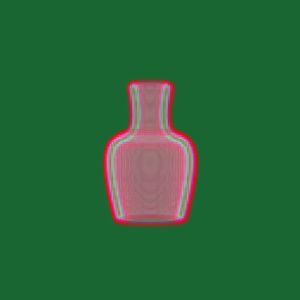

Source code (Python):
#!/usr/bin/env python

# Demonstrate GPU volume ray casting with independent component transfer functions on a 4-component dataset.

import os

import vtkmodules.vtkInteractionStyle  # noqa: F401
import vtkmodules.vtkRenderingOpenGL2  # noqa: F401
import vtkmodules.vtkRenderingVolumeOpenGL2  # noqa: F401

from vtkmodules.vtkCommonDataModel import vtkPiecewiseFunction
from vtkmodules.vtkIOXML import vtkXMLImageDataReader
from vtkmodules.vtkRenderingCore import (
    vtkColorTransferFunction,
    vtkRenderWindow,
    vtkRenderWindowInteractor,
    vtkRenderer,
    vtkVolume,
)
from vtkmodules.vtkRenderingVolume import vtkGPUVolumeRayCastMapper

data_dir = os.environ.get("VPE_DATA_DIR", os.path.dirname(os.path.abspath(__file__)))

# Read 4-component vase dataset
reader = vtkXMLImageDataReader()
reader.SetFileName(os.path.join(data_dir, "vase_4comp.vti"))

# Opacity transfer functions per component
opacity_func_0 = vtkPiecewiseFunction()
opacity_func_0.AddPoint(0.0, 0.0)
opacity_func_0.AddPoint(60.0, 0.1)
opacity_func_0.AddPoint(255.0, 0.0)

opacity_func_1 = vtkPiecewiseFunction()
opacity_func_1.AddPoint(0.0, 0.0)
opacity_func_1.AddPoint(60.0, 0.0)
opacity_func_1.AddPoint(120.0, 0.1)
opacity_func_1.AddPoint(255.0, 0.0)

opacity_func_2 = vtkPiecewiseFunction()
opacity_func_2.AddPoint(0.0, 0.0)
opacity_func_2.AddPoint(120.0, 0.0)
opacity_func_2.AddPoint(180.0, 0.1)
opacity_func_2.AddPoint(255.0, 0.0)

opacity_func_3 = vtkPiecewiseFunction()
opacity_func_3.AddPoint(0.0, 0.0)
opacity_func_3.AddPoint(180.0, 0.0)
opacity_func_3.AddPoint(255.0, 0.1)

# Color transfer functions per component
color_0 = vtkColorTransferFunction()
color_0.AddRGBPoint(0.0, 1.0, 0.0, 0.0)
color_0.AddRGBPoint(60.0, 1.0, 0.0, 0.0)

color_1 = vtkColorTransferFunction()
color_1.AddRGBPoint(60.0, 0.0, 0.0, 1.0)
color_1.AddRGBPoint(120.0, 0.0, 0.0, 1.0)

color_2 = vtkColorTransferFunction()
color_2.AddRGBPoint(120.0, 0.0, 1.0, 0.0)
color_2.AddRGBPoint(180.0, 0.0, 1.0, 0.0)

color_3 = vtkColorTransferFunction()
color_3.AddRGBPoint(180.0, 0.0, 0.0, 0.0)
color_3.AddRGBPoint(239.0, 0.0, 0.0, 0.0)

# Volume mapper + Volume
volume_mapper = vtkGPUVolumeRayCastMapper()
volume_mapper.SetSampleDistance(0.1)
volume_mapper.SetAutoAdjustSampleDistances(0)
volume_mapper.SetInputConnection(reader.GetOutputPort())

volume = vtkVolume()
volume.SetMapper(volume_mapper)

volume_property = volume.GetProperty()
volume_property.SetIndependentComponents(1)
volume_property.SetScalarOpacity(0, opacity_func_0)
volume_property.SetScalarOpacity(1, opacity_func_1)
volume_property.SetScalarOpacity(2, opacity_func_2)
volume_property.SetScalarOpacity(3, opacity_func_3)
volume_property.SetColor(0, color_0)
volume_property.SetColor(1, color_1)
volume_property.SetColor(2, color_2)
volume_property.SetColor(3, color_3)

renderer = vtkRenderer()
renderer.AddViewProp(volume)
renderer.SetBackground(0.1, 0.4, 0.2)

render_window = vtkRenderWindow()
render_window.AddRenderer(renderer)
render_window.SetWindowName("gpu ray cast independent component")

interactor = vtkRenderWindowInteractor()
interactor.SetRenderWindow(render_window)

# Scene
renderer.ResetCamera()

interactor.Initialize()
interactor.Start()
